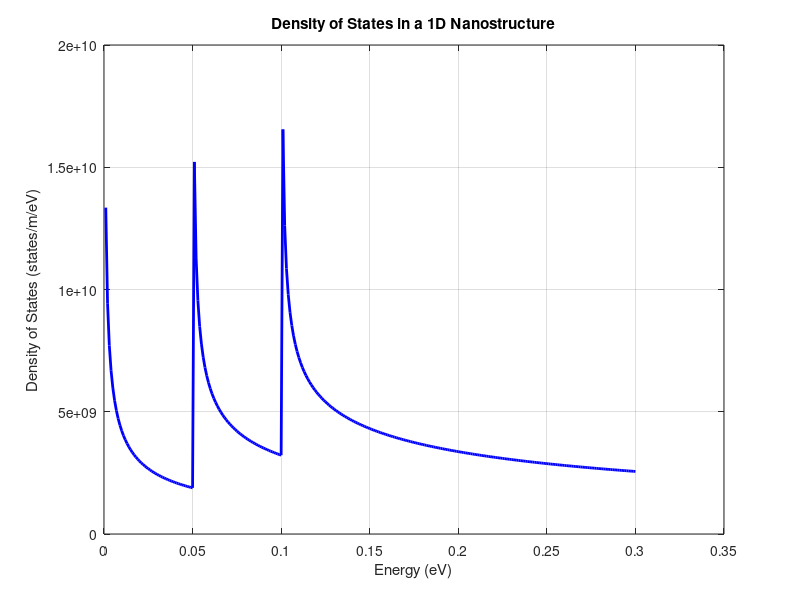
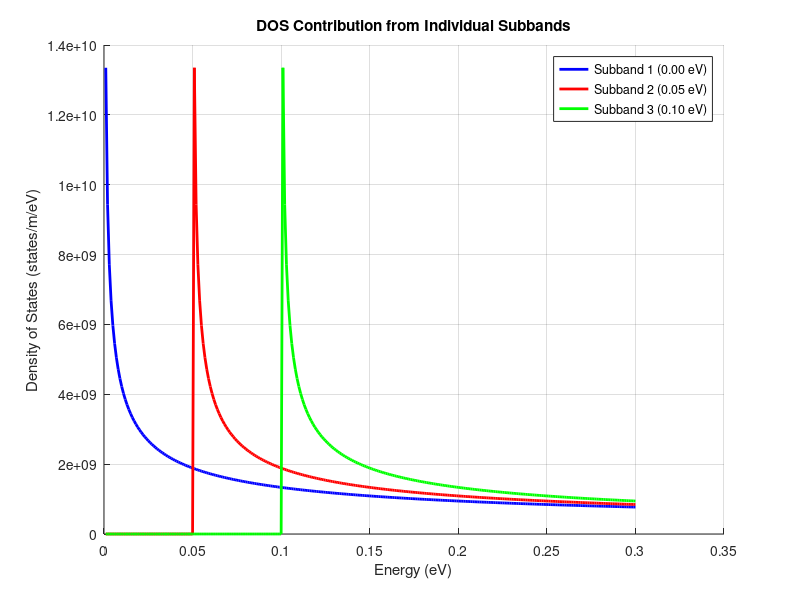

Write the MATLAB code that produced these figures, in order.

clc;
clear;
close all;

%% DENSITY OF STATES (DOS) SIMULATION
% One-dimensional nanostructure

% Physical constants
hbar = 1.0545718e-34;      % Reduced Planck constant (J.s)
q = 1.6021766e-19;         % Electron charge (C)
m0 = 9.1093837e-31;        % Electron rest mass (kg)

% Effective electron mass
m_eff = 0.067 * m0;

% Energy range in eV
E = 0.001:0.001:0.30;

% Subband energy levels (eV)
En = [0.00, 0.05, 0.10];

% Initialise DOS matrix
DOS = zeros(length(En), length(E));

%% Calculate DOS for each subband

for i = 1:length(En)

    for j = 1:length(E)

        if E(j) > En(i)

            deltaE = E(j) - En(i);

            DOS(i,j) = sqrt(2*m_eff*q) / ...
                (pi*hbar*sqrt(deltaE));

        end

    end

end

% Total density of states
total_DOS = sum(DOS, 1);

%% Display selected results

fprintf('ONE-DIMENSIONAL DENSITY OF STATES SIMULATION\n\n');

fprintf('Effective electron mass: %.3f times electron mass\n', ...
    m_eff/m0);

fprintf('Subband energy levels: 0.00, 0.05 and 0.10 eV\n\n');

fprintf('Energy (eV)       Total DOS (states/m/eV)\n');

sample_energy = [0.02, 0.04, 0.06, 0.08, ...
                 0.12, 0.15, 0.20, 0.25, 0.30];

for i = 1:length(sample_energy)

    [~, index] = min(abs(E - sample_energy(i)));

    fprintf('%8.3f             %.4e\n', ...
        E(index), total_DOS(index));

end

%% Graph 1: Total DOS vs Energy

figure;

plot(E, total_DOS, 'b', 'LineWidth', 2);

xlabel('Energy (eV)');
ylabel('Density of States (states/m/eV)');
title('Density of States in a 1D Nanostructure');

grid on;

%% Graph 2: Individual Subband Contributions

figure;
hold on;

plot(E, DOS(1,:), 'b', 'LineWidth', 2);
plot(E, DOS(2,:), 'r', 'LineWidth', 2);
plot(E, DOS(3,:), 'g', 'LineWidth', 2);

xlabel('Energy (eV)');
ylabel('Density of States (states/m/eV)');

title('DOS Contribution from Individual Subbands');

legend('Subband 1 (0.00 eV)', ...
       'Subband 2 (0.05 eV)', ...
       'Subband 3 (0.10 eV)');

grid on;

%% Simulation summary

fprintf('\nSimulation completed successfully.\n');
fprintf('Number of subbands: %d\n', length(En));
fprintf('Maximum energy analysed: %.2f eV\n', max(E));
